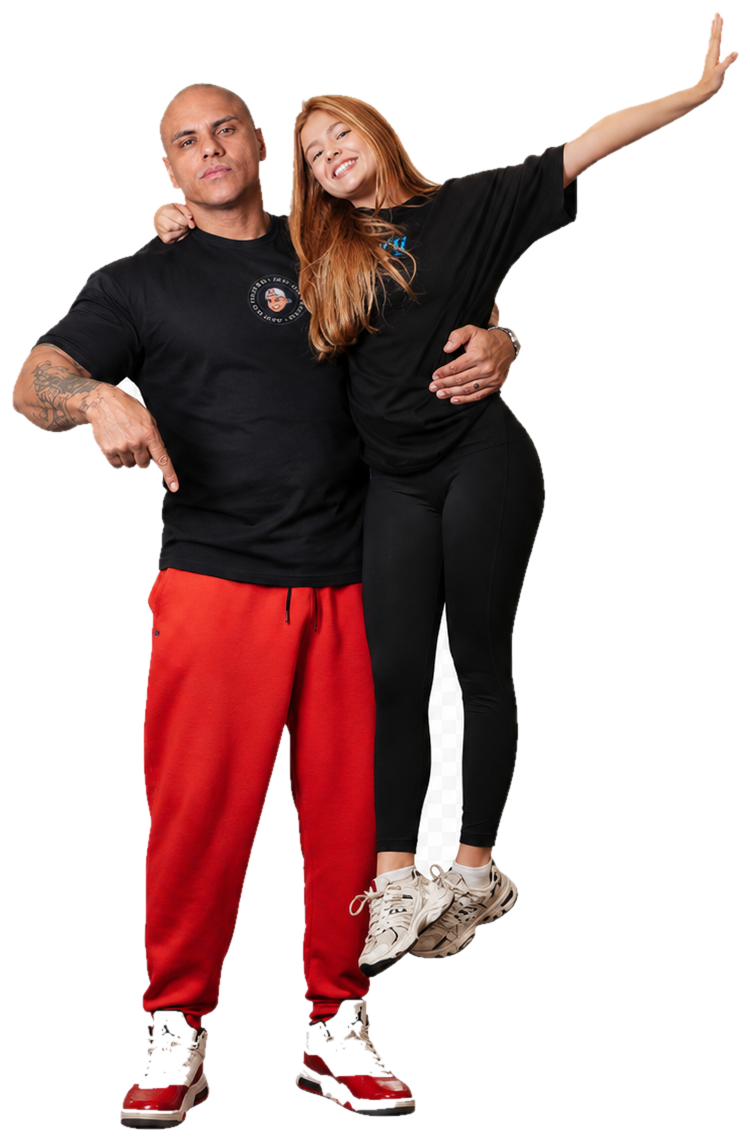
#> input picture assets/img/carlao-landing.png, 750 x 1141 px, found by its file name
$ python remove_bg.py
#> lines starting #> are read from the running program, lines starting #| are printed output that depends on the picture; after the words box and inside, x2 and y2 are one past the last pixel; in counts of white or black regions, pixels touching at a corner belong together
#!/usr/bin/env python3
"""Remove o fundo xadrez (gravado em RGB) da foto da landing.
Estratégia: detecta pixels claros/dessaturados (o xadrez) e mantém só os que
estão CONECTADOS às bordas como fundo -> assim tênis branco e pele clara,
que ficam cercados pelo corpo, são preservados. Suaviza a borda e faz autocrop."""
import sys
import numpy as np
from PIL import Image
from scipy import ndimage

SRC = "assets/img/carlao-landing.png"
OUT = "assets/img/carlao-landing.png"

img = Image.open(SRC).convert("RGB")
arr = np.asarray(img).astype(np.int16)
R, G, B = arr[..., 0], arr[..., 1], arr[..., 2]
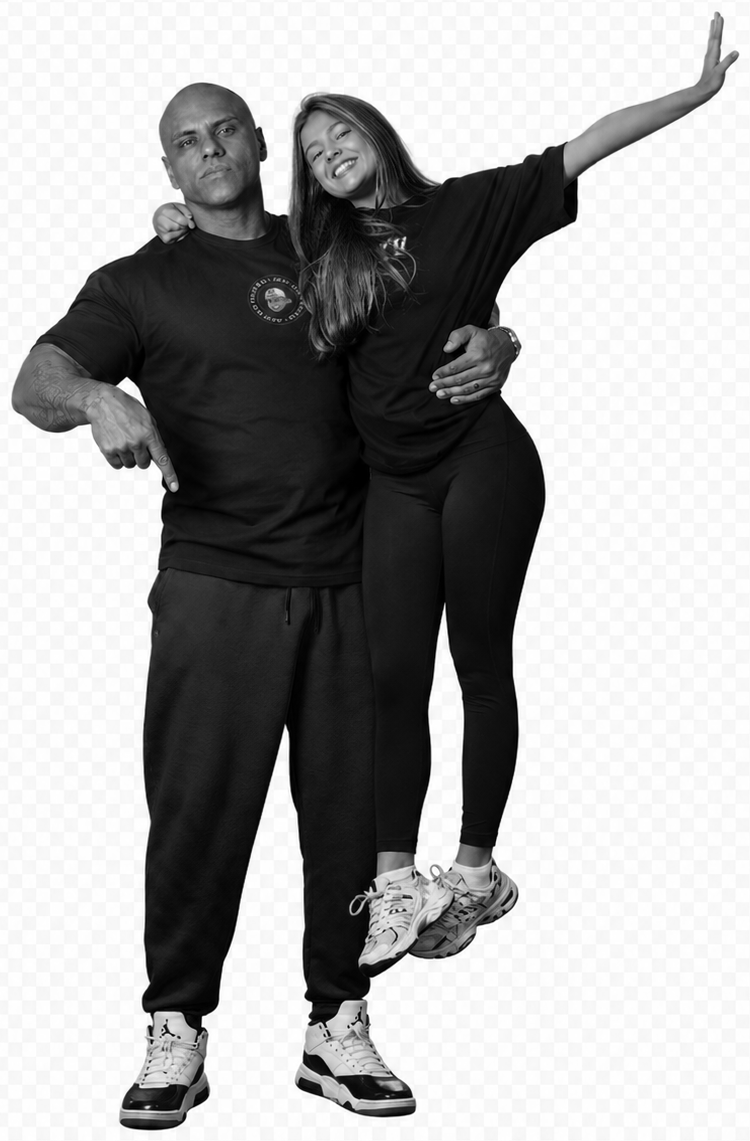
#> B: shape (1141, 750) int16; min 0, max 255, mean 169.3
maxc = np.maximum(np.maximum(R, G), B)
minc = np.minimum(np.minimum(R, G), B)
sat = maxc - minc
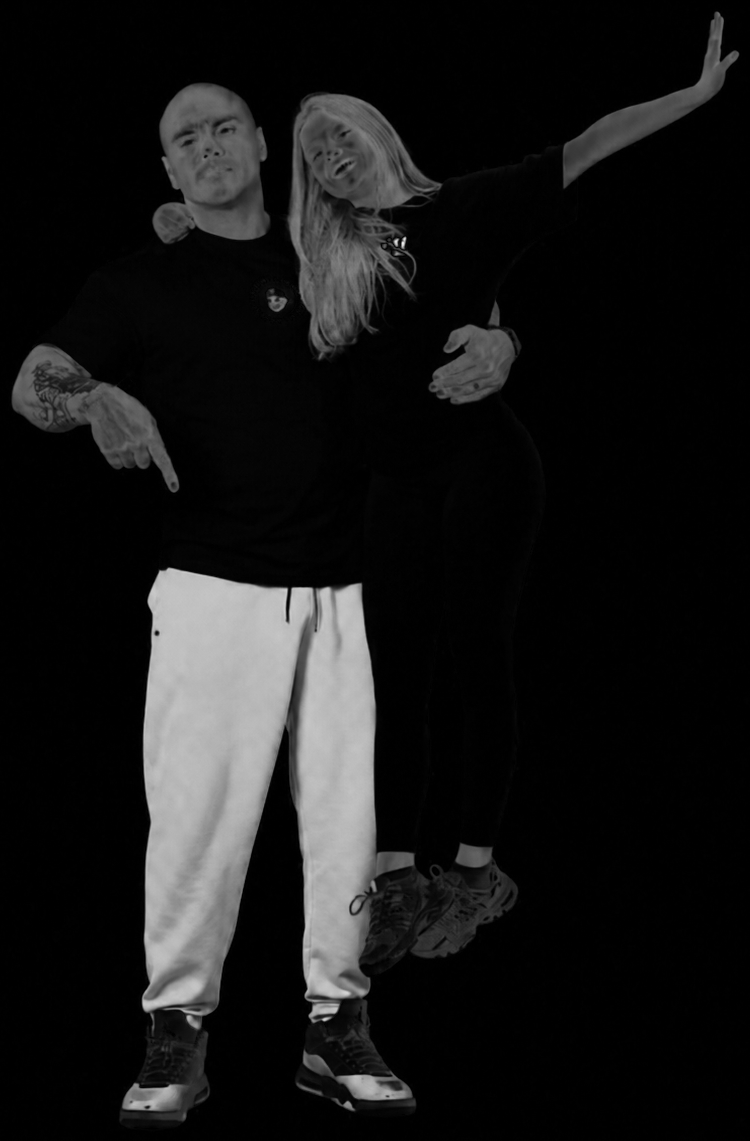
#> sat: shape (1141, 750) int16; min 0, max 238, mean 23.5

# candidato a fundo: claro e pouco saturado (os dois tons do xadrez)
candidate = (minc >= 175) & (sat <= 42)
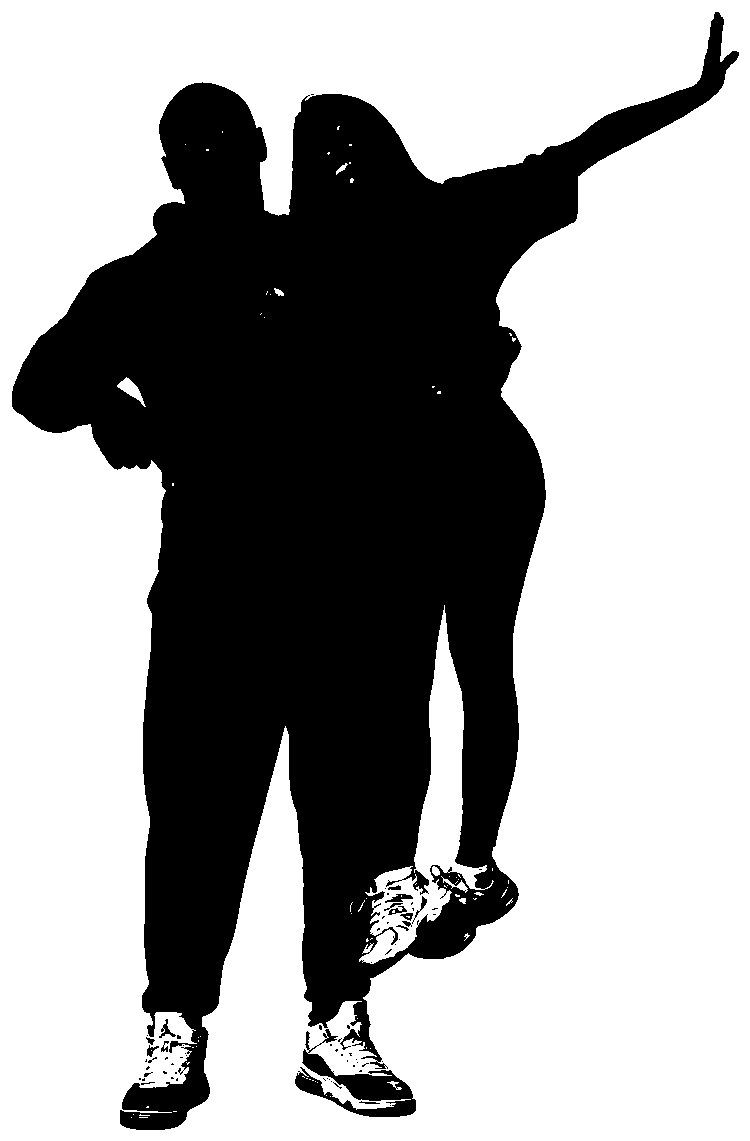
#> candidate: shape (1141, 750) bool; 62% white; 69 black regions (53 under 20 px), largest, box (x1, y1, x2, y2) and area: (12, 12, 739, 1130) 321011, (295, 1029, 416, 1117) 3517, (385, 894, 413, 903) 123

# rotula componentes conectados (8-conn) e mantém os que tocam a borda
lbl, n = ndimage.label(candidate, structure=np.ones((3, 3)))
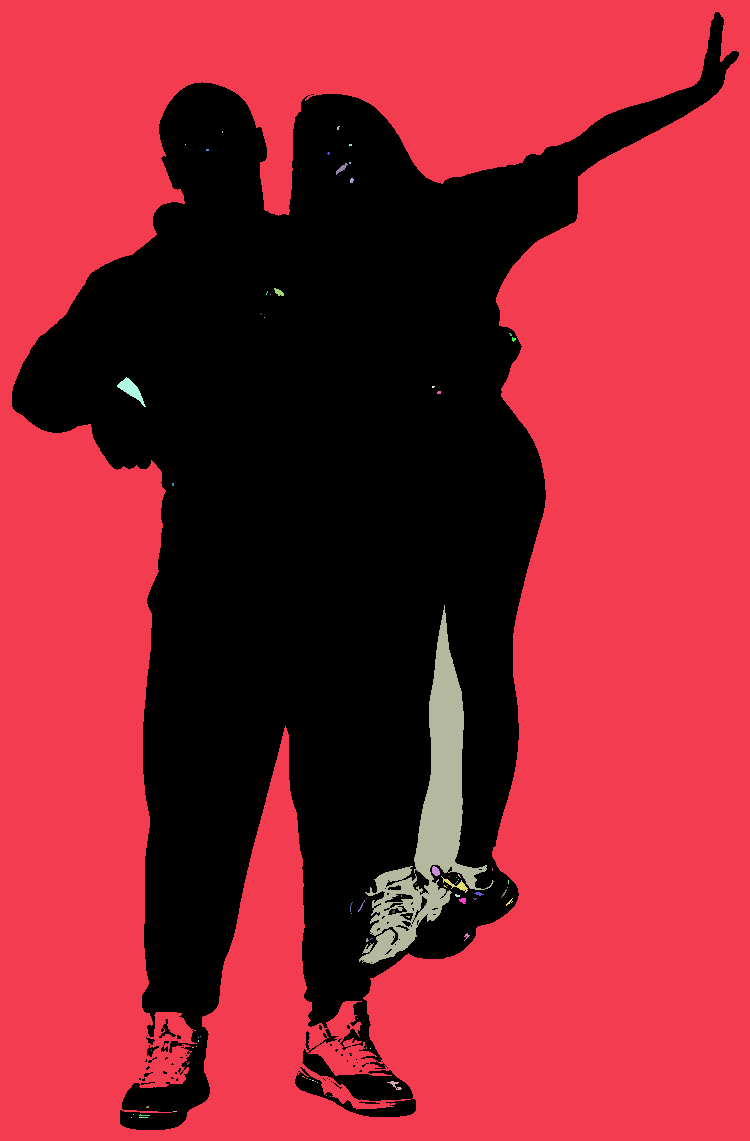
#> lbl: shape (1141, 750) int32; 77 distinct labels, from 0 to 76; one colour per label, 0 black
#> n = 76
border = set(np.unique(np.concatenate([
    lbl[0, :], lbl[-1, :], lbl[:, 0], lbl[:, -1]
])))
#> border = 1 item
border.discard(0)
background = np.isin(lbl, list(border))
#> background: shape (1141, 750) bool; 60.4% white; 47 black regions (39 under 20 px), largest, box (x1, y1, x2, y2) and area: (12, 12, 739, 1130) 334373, (295, 1029, 416, 1117) 3576, (159, 1019, 176, 1038) 100

foreground = ~background
# preenche buraquinhos internos do recorte (ruído)
foreground = ndimage.binary_fill_holes(foreground)
#> foreground: shape (1141, 750) bool; 39.6% white; 47 white regions (39 under 20 px), largest, box (x1, y1, x2, y2) and area: (12, 12, 739, 1130) 334382, (295, 1029, 416, 1117) 3581, (159, 1019, 176, 1038) 101
# encolhe 1px pra cortar a franja cinza anti-aliased da borda do xadrez
foreground = ndimage.binary_erosion(foreground, iterations=1)
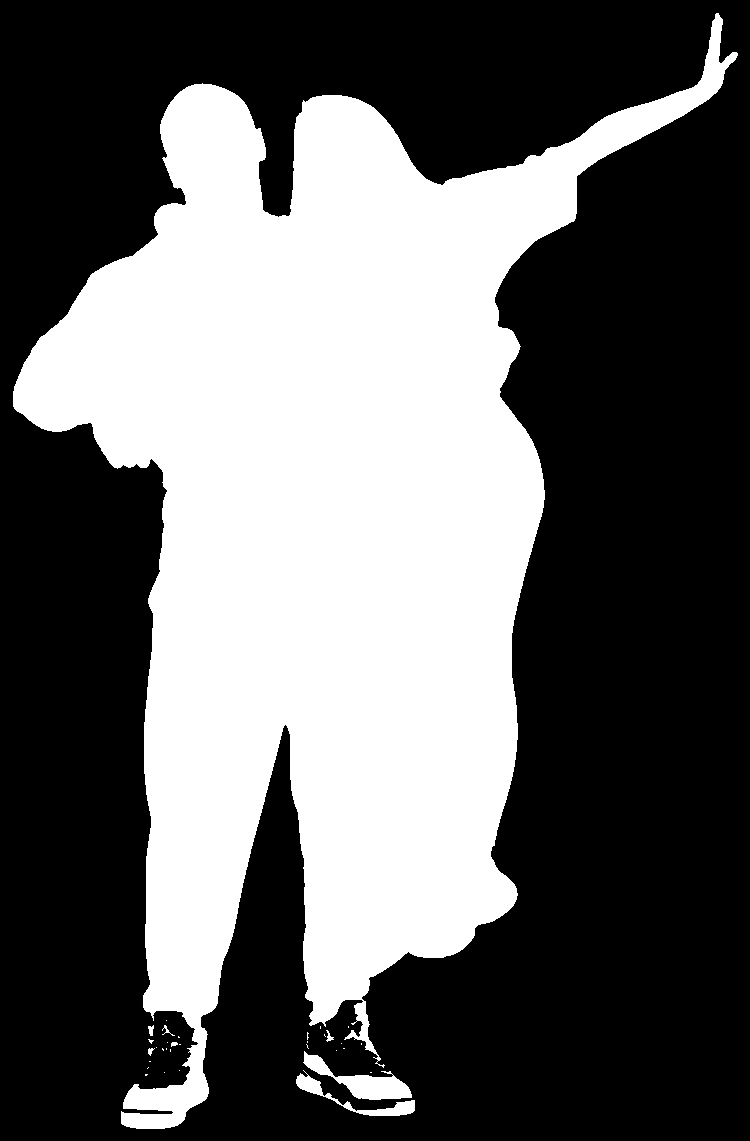
#> foreground: shape (1141, 750) bool; 38.9% white; 33 white regions (25 under 20 px), largest, box (x1, y1, x2, y2) and area: (13, 13, 738, 1129) 329562, (303, 1051, 412, 1100) 1797, (296, 1070, 415, 1116) 996

alpha = foreground.astype(np.float32)
# suaviza a borda
alpha = ndimage.gaussian_filter(alpha, sigma=0.8)
alpha = np.clip(alpha, 0, 1)
alpha_u8 = (alpha * 255).astype(np.uint8)

out = np.dstack([arr.astype(np.uint8), alpha_u8])
#> out is the input picture: shape (1141, 750, 4); mean R, G, B, A 191.2, 170.3, 169.3, 99.1

# autocrop ao bounding box do alpha (>10) com uma folga
ys, xs = np.where(alpha_u8 > 10)
pad = 12
y0, y1 = max(0, ys.min() - pad), min(out.shape[0], ys.max() + pad)
#> y0 = 0; y1 = 1141
x0, x1 = max(0, xs.min() - pad), min(out.shape[1], xs.max() + pad)
#> x0 = 0; x1 = 750
out = out[y0:y1, x0:x1]

Image.fromarray(out, "RGBA").save(OUT)
print(f"OK -> {OUT}  size={out.shape[1]}x{out.shape[0]}  fg%={100*foreground.mean():.1f}")
#| OK -> assets/img/carlao-landing.png  size=750x1141  fg%=38.9

$ run again, with assets/img/mockup-dieta.webp saved as assets/img/carlao-landing.png
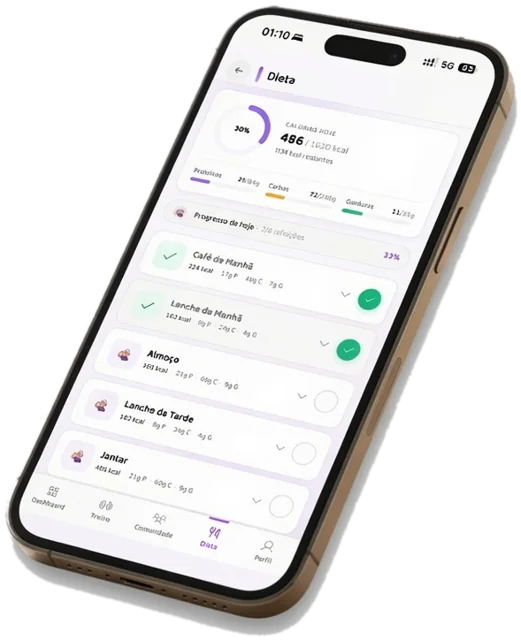
#> input picture assets/img/mockup-dieta.webp, 521 x 640 px, found by its file name
#> candidate: shape (640, 521) bool; 48.6% white; 39 white regions (37 under 20 px), largest, box (x1, y1, x2, y2) and area: (19, 15, 494, 590) 146003, (0, 0, 520, 640) 15977
#> `lbl, n = ndimage.label(candidate, structure=np.ones((3, 3)))`:
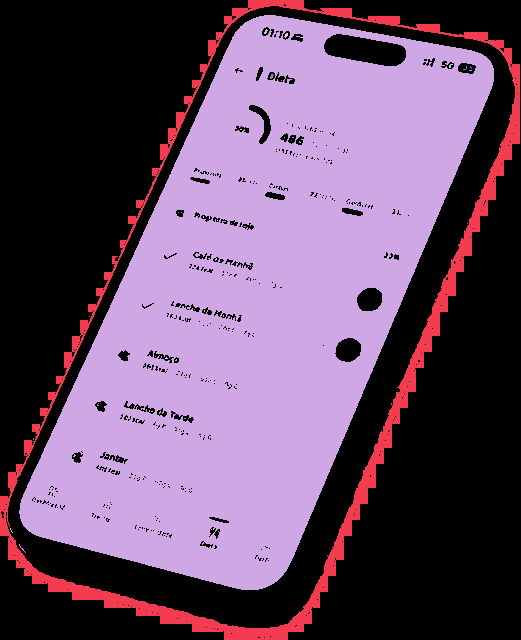
#> lbl: shape (640, 521) int32; 40 distinct labels, from 0 to 39; one colour per label, 0 black
#> n = 39
#> border = 2 items
#> background: shape (640, 521) bool; 4.8% white; 1 white region, box (x1, y1, x2, y2) and area: (0, 0, 520, 640) 15977
#> `out = np.dstack([arr.astype(np.uint8), alpha_u8])`:
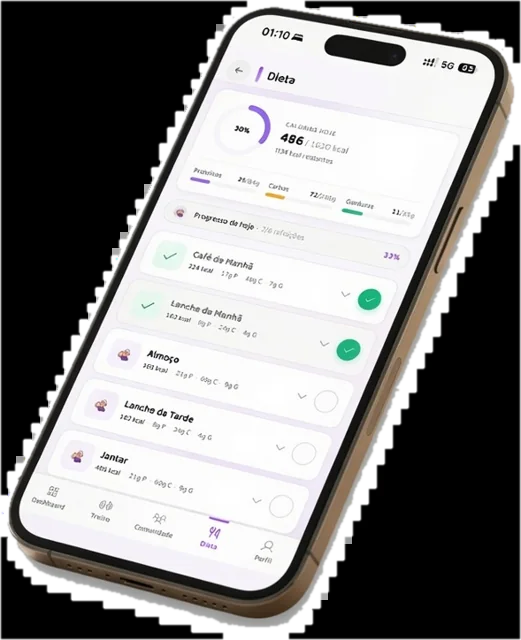
#> out: shape (640, 521, 4); mean R, G, B, A 130.4, 129.7, 129.1, 238; transparent parts drawn white
#> y0 = 0; y1 = 640
#> x0 = 0; x1 = 521
#| OK -> assets/img/carlao-landing.png  size=521x640  fg%=93.4
